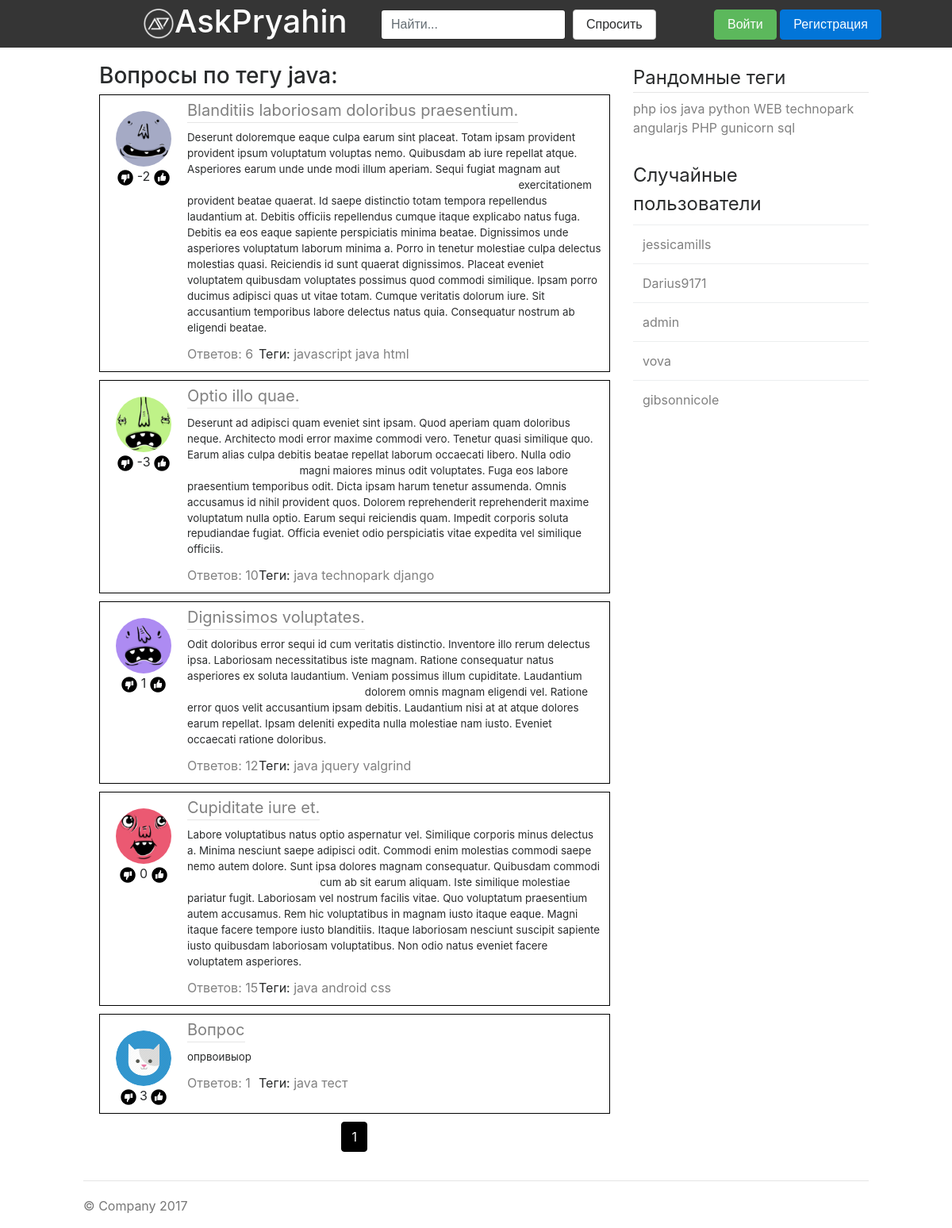
Page /tag/java on the committed database.
### askapp/models.py (models this page shows, shortened)
class Tag(models.Model):
    class Meta:
        verbose_name = u'Тег'
        verbose_name_plural = u'Теги'
    text = models.CharField(max_length=15, verbose_name='Tag')
    def __str__(self):
        return self.text

class Question(models.Model):
    class Meta:
        verbose_name = u'Вопрос'
        verbose_name_plural = u'Вопросы'
    author =  models.ForeignKey(User, verbose_name=u'Пользователь')
    title = models.CharField(max_length = 100, verbose_name=u'Заголовок')
    text = models.TextField(verbose_name=u'Текст')
    rating = models.IntegerField(default = 0, verbose_name=u'Рейтинг')
    count_answers = models.IntegerField(default = 0, verbose_name=u'Количество ответов')
    tags = models.ManyToManyField(Tag, verbose_name=u'Тег')
    isVote = models.BooleanField(default = True, verbose_name=u'Голосование')
    date = models.DateTimeField(default = timezone.now, verbose_name=u'Дата создания')
    objects = QuestionManager()

class Profile(models.Model):
    class Meta:
        verbose_name=u'Профиль'
        verbose_name_plural=u'Профили'
    user = models.OneToOneField(User, verbose_name=u'Пользователь')
    avatar = models.ImageField(upload_to='avatars')
    objects = ProfileManager()

### askapp/views.py (the view)
# urls.py: url(r'^tag/(?P<tag>\S+)/?$', views.questions_by_tag, name='questions_by_tag'),
def questions_by_tag(request, tag, page='1'):
    tag_questions = Question.objects.byTag(tag)
    questions = pagination(request, tag_questions, 20, page)
    questions.paginator.baseurl = "/tag/" + tag + "/"
    likes = getQuestionListLikes(questions, request.user)
    return render(request, 'question_by_tag.html', {'tag': tag, 'questions': questions, 'tags': randomTags(Tag), 'users': randomUsers(User), 'likes':likes[0], 'dislikes':likes[1]})

### askapp/func.py (called while the page is built)
def pagination(request, data, count, page):
    paginator = Paginator(data, count)
    get = request.GET.get('page')
    if get:
        page = int(get)
    try:
        paginator_datas_list = paginator.page(int(page))
    except PageNotAnInteger:
        data_list = paginator.page(1)
    except EmptyPage:
        paginator_datas_list = paginator.page(paginator.num_pages)
    return paginator_datas_list

def randomTags(Tag):
    tags = []
    for i in range(Tag.objects.count()):
        tags.append(str(Tag.objects.get(id=i + 1)))
    np.random.shuffle(tags)
    return tags[:10]

def randomUsers(User):
    users = []
    for i in range(User.objects.count()):
        users.append(str(User.objects.get(id=i + 1)))
    np.random.shuffle(users)
    return users[:5]

def getQuestionListLikes(questions, User):
    likes = []
    dislikes = []
    for question in questions:
        try:
            query = QuestionLike.objects.get(question=question, author=User)
        except:
            query = None
        if query is not None:
            if query.rating == 1:
                likes.append(question.id)
            else:
                dislikes.append(question.id)
    result = [likes, dislikes]
    return result

### askapp/models.py (called while the page is built)
    def byTag(self, input_tag):
        return self.filter(tags__text__iexact = input_tag)

### templates/question_by_tag.html (shortened to what this page needs)
{% extends "base.html"%}
{% block content %}
{% load static %}
<h3>Вопросы по тегу {{ tag }}:</h3>
{% for question in questions %}
            <div class="question">
               <div class="question-avatar">
                  <a href="/user/{{question.author.username}}"><img src="{{ question.author.profile.avatar.url }}" class="rounded-circle question-avatar-img"></a>
               </div>
               <div class="question-like">
                  <a class="likebutton" value="-1" qid="{{ question.id }}" id="btndislike{{ question.id }}"><span class="like-img {% if question.id in dislikes %}is{% endif %}dislikebtn"/></a>
                  <span id="qRating{{ question.id }}">{{ question.rating }}</span>
                  <a class="likebutton" value="1" qid="{{ question.id }}" id="btnlike{{ question.id }}"><span class="like-img {% if question.id in likes %}is{% endif %}likebtn"></a>
               </div>
               <div class="question-title bot">
                  <a href="{% url 'question' question.id %}">{{ question.title }}</a>
               </div>
               <div class="question-preview">{{ question.text }}</div>
               <div class="question-answers"><a href="{% url 'question' question.id %}">Ответов: {{ question.count_answers }}</a></div>
               <div class="question-tags">Теги:
               {% for tag in question.tags.all %}
                  <a href="{% url 'questions_by_tag' tag %}"> {{ tag }} </a>
               {% endfor %}
               </div>
               <div class="clearfix"></div>
            </div>
{% endfor %}
{% include "paginator.html" %}
{% endblock %}

### templates/base.html (shortened to what this page needs)
{% load static %}
<!DOCTYPE html>
<html>
   <head>
      <link rel="stylesheet" type="text/css" href="{% static 'bootstrap-4.0.0-alpha.6-dist/css/bootstrap.min.css' %}">
      <link rel="stylesheet" type="text/css" href="{% static 'css/style.css' %}" />
   </head>
   <body>
      <div class="header">
         <div class="logo">
            <a href="{% url 'index' %}">
               <img src="{% static 'img/ap_logo.png' %}" class="logo-img d-inline-block">
               <h1 class="logo-title">AskPryahin</h1>
            </a>
         </div>
         <div class="search">
            <form class="form-inline" action="/search">
               <input type="text" class="form-control" name="q" placeholder="Найти...">
               &nbsp;&nbsp;<button type="button" class="btn btn-secondary" onClick='location.href="{% url 'ask' %}"'>Спросить</button>
            </form>
         </div>
         <div class="user">
         {% if request.user.is_authenticated %}
            <img src="{{ request.user.profile.avatar.url }}" class="rounded-circle header-avatar">
            <div class="user-block">
               <div class="user-name">{{ request.user.username }}</div>
               <div class="user-options">
                  <a href="{% url 'settings' %}">Настройки</a>
                  <a href="{% url 'logout' %}?continue={{ request.path }}">Выйти</a>
               </div>
            </div>
         {% else %}
            <div class="form-actions">
               <button type="submit" class="btn btn-success" onClick='location.href="{% url 'login' %}?continue={{ request.path }}"'>Войти</button>
               <button type="button" class="btn btn-primary" onClick='location.href="{% url 'signup' %}"'>Регистрация</button>
            </div>
         {% endif %}
         </div>
      </div>
      <div class="content">
         <div class="left">
            {% block content %}{% endblock %}
         </div>
         <div class="right">
            <div class="tags">
               <fieldset>
                  <legend class="bot">Рандомные теги</legend>
                  {% for tag in tags %}
                     <a href="{% url 'questions_by_tag' tag %}">{{ tag }}</a>
                  {% endfor %}
               </fieldset>
            </div>
            <div class="best-members">
               <legend>Случайные пользователи</legend>
               <table class="table">
                  <tbody>
                  {% for user in users %}
                     <tr><td><a href="{% url 'questions_by_user' user %}">{{ user }}</a></td></tr>
                  {% endfor %}
                  </tbody>
               </table>
            </div>
         </div>
         <div class="clearfix"></div>
      </div>
      <div class="footer">
         <p>© Company 2017</p>
      </div>
   </body>
</html>

### templates/js/actions.html (shortened to what this page needs)
{% load static %}

### templates/paginator.html (shortened to what this page needs)
<ul class="pagination justify-content-center">
   {% for i in questions.paginator.page_range %}
      {% if i == questions.number %}
         <li class="page-item active"><a class="page-link" href="?page={{ i }}">{{ i }}</a></li>
      {% else %}
         <li class="page-item"><a class="page-link" href="?page={{ i }}">{{ i }}</a></li>
      {% endif %}
   {% endfor %}
</ul>

### static/css/style.css (style rules this page uses)
a { color: grey; }
button { cursor: pointer }
.header { background: #353535; width: 100%; height: 60px; min-width: 990px; }
.logo { display: inline-block; vertical-align: middle; margin-left: 15%; margin-top: 10px; color: White; }
.logo a { color: White; text-decoration: none; }
.logo-img { width: 40px; height: 40px; }
.logo-title { margin-top: -45px; margin-left: 40px; }
.search { margin-left: 40%; margin-top: -45px; }
.user { margin-left: 75%; margin-top: -38px; }
.bot { border-bottom: 1px solid #e5e5e5 }
.content, .footer { min-width: 990px; width: 70%; margin: auto; margin-top: 20px; }
.left { width: 65%; margin-left: 20px; float: left; }
.right { width: 30%; margin-left: auto; float: right; }
.best-members { margin-top: 30px; }
.footer { padding-top: 19px; color: #777; border-top: 1px solid #e5e5e5; }
.question { padding: 10px; padding-left: 0px; width: 100%; border: 1px solid #000; min-height: 125px; }
.question-avatar { height: 70px; width: 70px; margin: 10px 15px 0px 20px; }
.question-avatar-img { height: 100%; width: 100%; }
.question-like { width: 110px; margin-left: 0px; text-align: center; }
.like-img { width: 20px; height: 20px; }
.question { margin-bottom: 10px; }
.question-title { font-size: 15pt; margin-top: -110px; margin-left: 110px; float: left; }
.question-title a { text-decoration: none; }
.question-preview { font-size: 10pt; margin-left: 110px; margin-top: -70px; }
.question-answers { margin-top: 10px; margin-left: 110px; }
.question-tags { margin-left: 200px; margin-top: -24px; }
.page-link { color: #000; }
.page-item.active .page-link { color: #fff; background-color: #000; border-color:#000; }
.likebutton { cursor: pointer; }
.likebtn { vertical-align: bottom; content: url("../img/like.png"); }
.dislikebtn { vertical-align: bottom; content: url("../img/dislike.png") }

### rows in the picture
Tag: text "java", tags "java"
Question: author.profile.avatar (picture), rating "-2", title "Blanditiis laboriosam doloribus praesentium.", text "Deserunt doloremque eaque culpa earum sint placeat. Totam ipsam provident provident ipsum voluptatum voluptas nemo. Quibusdam ab iure repellat atque. Asperiores earum unde unde modi illum aperiam. Sequi fugiat magnam aut exercitationem provident beatae quaerat. Id saepe distinctio totam tempora repellendus laudantium at. Debitis officiis repellendus cumque itaque explicabo natus fuga. Debitis ea eos eaque sapiente perspiciatis minima beatae. Dignissimos unde asperiores voluptatum laborum minima a. Porro in tenetur molestiae culpa delectus molestias quasi. Reiciendis id sunt quaerat dignissimos. Placeat eveniet voluptatem quibusdam voluptates possimus quod commodi similique. Ipsam porro…", count_answers "6"
Tag: text "javascript"
Tag: text "html"
Question: author.profile.avatar (picture), rating "-3", title "Optio illo quae.", text "Deserunt ad adipisci quam eveniet sint ipsam. Quod aperiam quam doloribus neque. Architecto modi error maxime commodi vero. Tenetur quasi similique quo. Earum alias culpa debitis beatae repellat laborum occaecati libero. Nulla odio magni maiores minus odit voluptates. Fuga eos labore praesentium temporibus odit. Dicta ipsam harum tenetur assumenda. Omnis accusamus id nihil provident quos. Dolorem reprehenderit reprehenderit maxime voluptatum nulla optio. Earum sequi reiciendis quam. Impedit corporis soluta repudiandae fugiat. Officia eveniet odio perspiciatis vitae expedita vel similique officiis.", count_answers "10"
Tag: text "technopark", tags "technopark"
Tag: text "django"
Question: author.profile.avatar (picture), rating "1", title "Dignissimos voluptates.", text "Odit doloribus error sequi id cum veritatis distinctio. Inventore illo rerum delectus ipsa. Laboriosam necessitatibus iste magnam. Ratione consequatur natus asperiores ex soluta laudantium. Veniam possimus illum cupiditate. Laudantium dolorem omnis magnam eligendi vel. Ratione error quos velit accusantium ipsam debitis. Laudantium nisi at at atque dolores earum repellat. Ipsam deleniti expedita nulla molestiae nam iusto. Eveniet occaecati ratione doloribus.", count_answers "12"
Tag: text "jquery"
Tag: text "valgrind"
Question: author.profile.avatar (picture), rating "0", title "Cupiditate iure et.", text "Labore voluptatibus natus optio aspernatur vel. Similique corporis minus delectus a. Minima nesciunt saepe adipisci odit. Commodi enim molestias commodi saepe nemo autem dolore. Sunt ipsa dolores magnam consequatur. Quibusdam commodi cum ab sit earum aliquam. Iste similique molestiae pariatur fugit. Laboriosam vel nostrum facilis vitae. Quo voluptatum praesentium autem accusamus. Rem hic voluptatibus in magnam iusto itaque eaque. Magni itaque facere tempore iusto blanditiis. Itaque laboriosam nesciunt suscipit sapiente iusto quibusdam laboriosam voluptatibus. Non odio natus eveniet facere voluptatem asperiores.", count_answers "15"
Tag: text "android"
Tag: text "css"
Question: author.profile.avatar (picture), rating "3", title "Вопрос", text "опрвоивыор", count_answers "1"
Tag: text "тест"
Tag: tags "php"
Tag: tags "ios"
Tag: tags "python"
Tag: tags "WEB"
Tag: tags "angularjs"
Tag: tags "PHP"
Tag: tags "gunicorn"
Tag: tags "sql"

### other values in the picture
{{ i }} "1"
{{ user }} "jessicamills" "Darius9171" "admin" "vova" "gibsonnicole"
